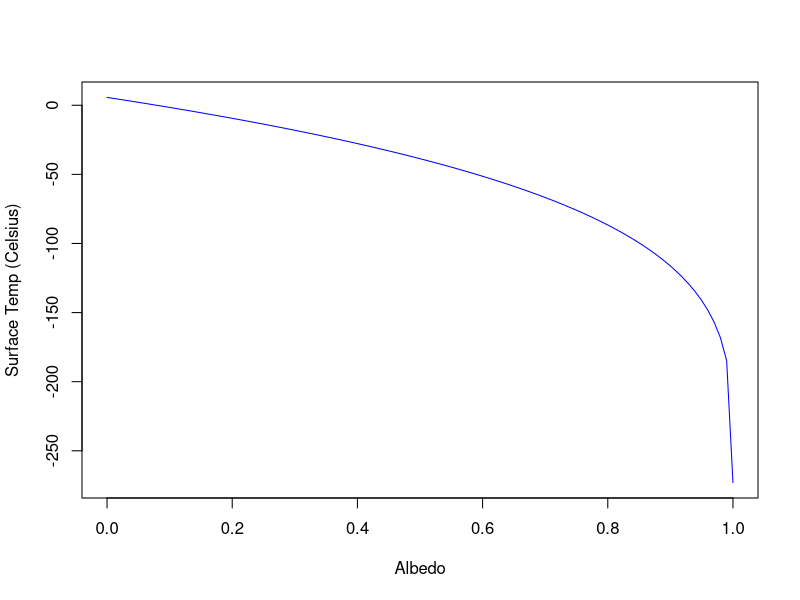

Source code (R):
## ---- chunk 1
knitr::opts_chunk$set(echo = TRUE)
## ---- chunk 2
# Relevant parameters
R_SUN <- 342 #W/m^2
sigma <- 5.67e-8 #W/m^2/K^4

# Our assumption that the Earth's surface  
# absorbes all of the Sun's radiation
A_SURF <- R_SUN

# Energy Balance Equation
R_SURF <- A_SURF

# Stefan's Law
T_SURF <- (R_SURF/sigma)^(1/4)

# Convert temperature from Kelvin to Celsius
T_SURF <- T_SURF - 273

print(T_SURF)
## ---- chunk 3
# Relevant parameters
R_SUN <- 342 #W/m^2
sigma <- 5.67e-8 #W/m^2/K^4
alpha <- 0.3 #arbitrary units

# Our assumption that the Earth's surface  
# absorbes a portion of the Sun's radiation
A_SURF <- (1 - alpha) * R_SUN

# Energy Balance Equation
R_SURF <- A_SURF

# Stefan's Law
T_SURF <- (R_SURF/sigma)^(1/4)

# Convert temperature from Kelvin to Celsius
T_SURF <- T_SURF - 273

print(T_SURF)
## ---- chunk 4
# Relevant parameters with a range of values for alpha
R_SUN <- 342 #W/m^2
sigma <- 5.67e-8 #W/m^2/K^4
alpha_RANGE <- seq(0,1,length.out=100) #arbitrary units

# Our assumption that the Earth's surface  
# absorbes a portion of the Sun's radiation
A_SURF <- (1 - alpha_RANGE) * R_SUN

# Energy Balance Equation
R_SURF <- A_SURF

# Stefan's Law
T_SURF <- (R_SURF/sigma)^(1/4)

# Convert temperature from Kelvin to Celsius
T_SURF <- T_SURF - 273

plot(alpha_RANGE,T_SURF,type="l",ylim=c(min(T_SURF),max(T_SURF)),
     col="blue",xlab="Albedo",ylab="Surface Temp (Celsius)")
## ---- chunk 5
# Relevant parameters
R_SUN <- 342 #W/m^2
sigma <- 5.67e-8 #W/m^2/K^4
alpha <- 0.3 #fraction
epsilon <- 0.8 #fraction

# Our assumption that the Earth's surface  
# absorbes a portion of the Sun's radiation
# plus some of the radiation emitted by the
# atmosphere back down to Earth.
A_SURF <- (1 - alpha) / (1 - 0.5 * epsilon) * R_SUN

# Energy Balance Equation
R_SURF <- A_SURF

# Stefan's Law
T_SURF <- (R_SURF/sigma)^(1/4)

# Convert temperature from Kelvin to Celsius
T_SURF <- T_SURF - 273

print(T_SURF)
